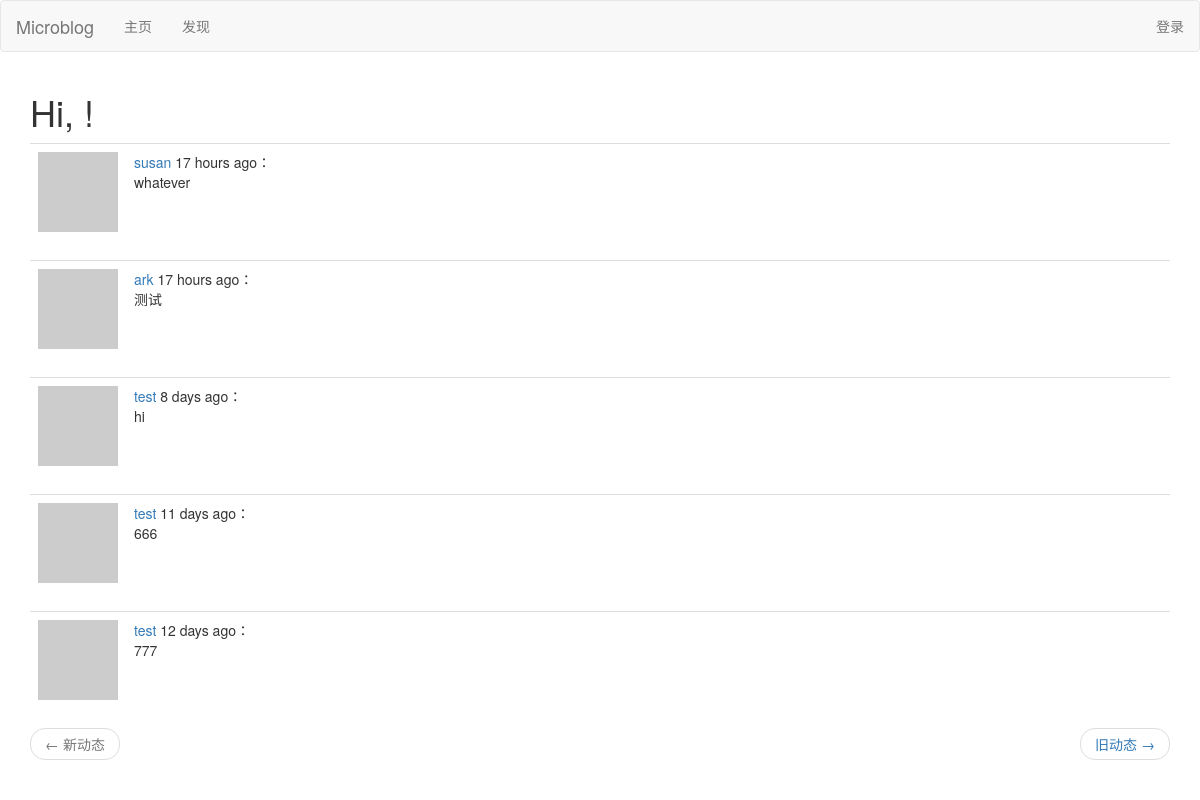
/explore, run on the app's committed database.
### app/models.py (models this page shows, shortened)
class Post(db.Model):
    __searchable__ = ['body']
    id = db.Column(db.Integer, primary_key=True)
    body = db.Column(db.String(140))
    timestamp = db.Column(db.DateTime, index=True, default=datetime.utcnow)
    user_id = db.Column(db.Integer, db.ForeignKey('user.id'))

class User(UserMixin, db.Model):
    id = db.Column(db.Integer, primary_key=True)
    username = db.Column(db.String(64), index=True, unique=True)
    email = db.Column(db.String(120), index=True, unique=True)
    password_hash = db.Column(db.String(128))
    about_me = db.Column(db.String(140))
    last_seen = db.Column(db.DateTime, default=datetime.utcnow)
    posts = db.relationship('Post', backref='author', lazy='dynamic')
    def avatar(self, size):
        digest = md5(self.email.lower().encode('utf-8')).hexdigest()
        return 'https://www.gravatar.com/avatar/{}?d=identicon&s={}'.format(
            digest, size)
    followed = db.relationship(
        'User', secondary=followers,
        primaryjoin=(followers.c.follower_id == id),
        secondaryjoin=(followers.c.followed_id == id),
        backref=db.backref('followers', lazy='dynamic'), lazy='dynamic')

### app/main/routes.py (the view)
@bp.route('/explore')
def explore():
    page = request.args.get('page', 1, type=int)
    posts = Post.query.order_by(Post.timestamp.desc()).paginate(
        page, current_app.config['POSTS_PER_PAGE'], False)
    next_url = url_for('main.explore', page=posts.next_num) \
        if posts.has_next else None
    prev_url = url_for('main.explore', page=posts.prev_num) \
        if posts.has_prev else None
    return render_template('index.html', title='main.explore',
                        posts=posts.items, next_url=next_url,
                        prev_url=prev_url)

### app/main/routes.py (called while the page is built)
@bp.before_app_request
def before_request():
    if current_user.is_authenticated:
        current_user.last_seen = datetime.utcnow()
        db.session.commit()
        g.search_form = SearchForm()

### app/templates/index.html (shortened to what this page needs)
{% extends 'base.html' %}
{% import 'bootstrap/wtf.html' as wtf %}
{% block app_content %}
    <h1>Hi, {{ current_user.username }}!</h1>
    <div class='container'>
        <div class="row">
            <div class="col-md-6">
            </div>
        </div>
    </div>
    {% for post in posts %}
        {% include '_post.html' %}
    {% endfor %}
    <nav aria-label="...">
        <ul class="pager">
            <li class="previous{% if not prev_url %} disabled{% endif %}">
                <a href="{{ prev_url or '#' }}">
                    <span aria-hidden="true">&larr;</span> 新动态
                </a>
            </li>
            <li class="next{% if not next_url %} disabled{% endif %}">
                <a href="{{ next_url or '#' }}">
                    旧动态 <span aria-hidden="true">&rarr;</span>
                </a>
            </li>
        </ul>
    </nav>
{% endblock %}

### app/templates/_post.html
<table class="table table-hover">
    <tr>
        <td width="70px">
            <a href="{{ url_for('main.user', username=post.author.username) }}">
                <img src="{{ post.author.avatar(70) }}" />
            </a>
        </td>
        <td>
            {% if g.search_form %}
            <span class="user_popup" data-placement="top">
                <a href="{{ url_for('main.user', username=post.author.username) }}">
                    {{ post.author.username }}
                </a>
            </span>
            {% else %}
            <span>
                <a href="{{ url_for('main.user', username=post.author.username) }}">
                    {{ post.author.username }}
                </a>
            </span>
            {% endif %}
            {{ moment(post.timestamp).fromNow() }}：
            <br>
            {{ post.body }}
        </td>
    </tr>
</table>

### data on the page
Post: author.username "susan", timestamp "17 hours ago", body "whatever"
Post: author.username "ark", timestamp "17 hours ago", body "测试"
Post: author.username "test", timestamp "8 days ago", body "hi"
Post: author.username "test", timestamp "11 days ago", body "666"
Post: author.username "test", timestamp "12 days ago", body "777"
